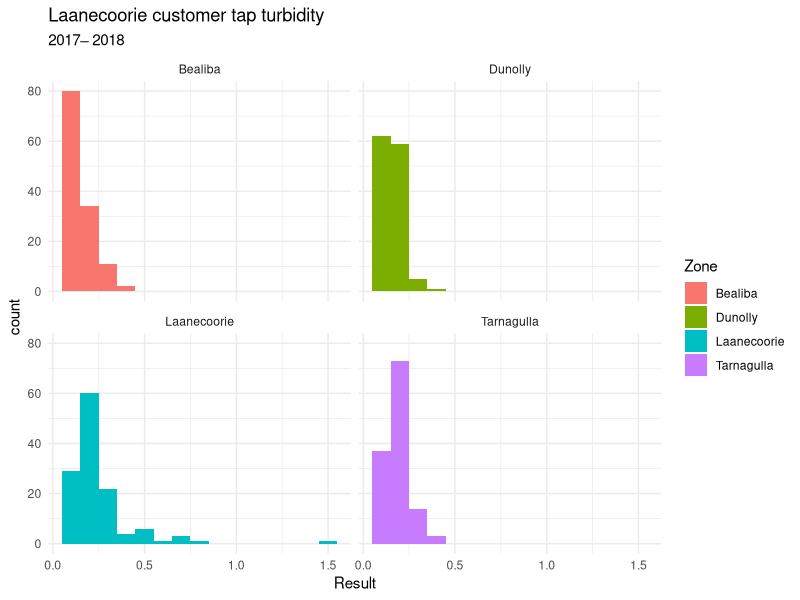
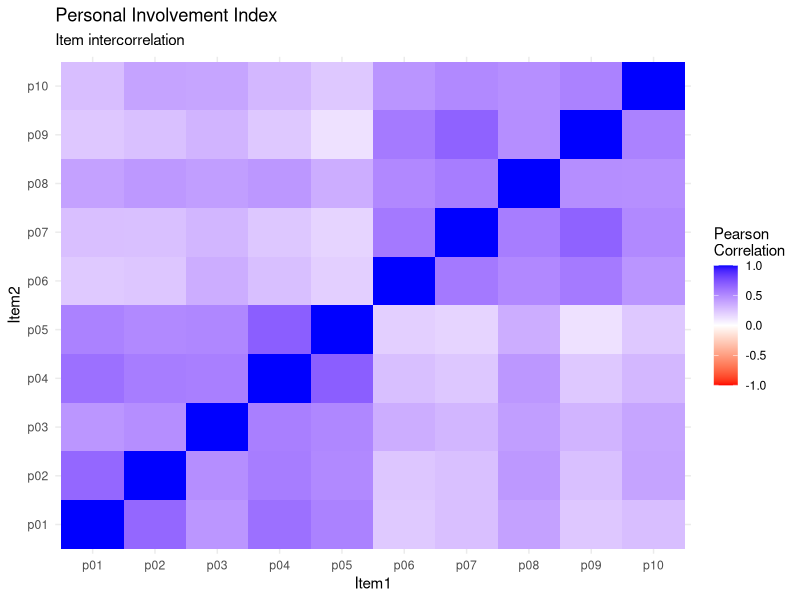
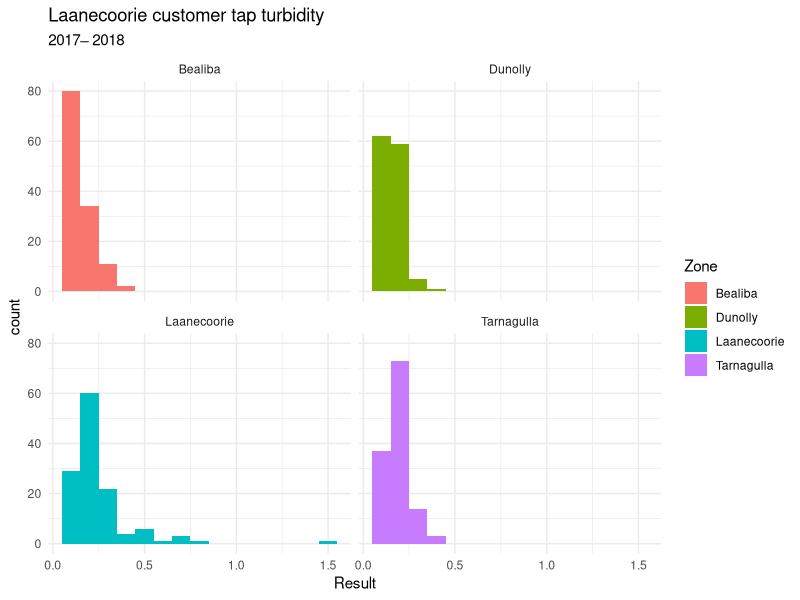
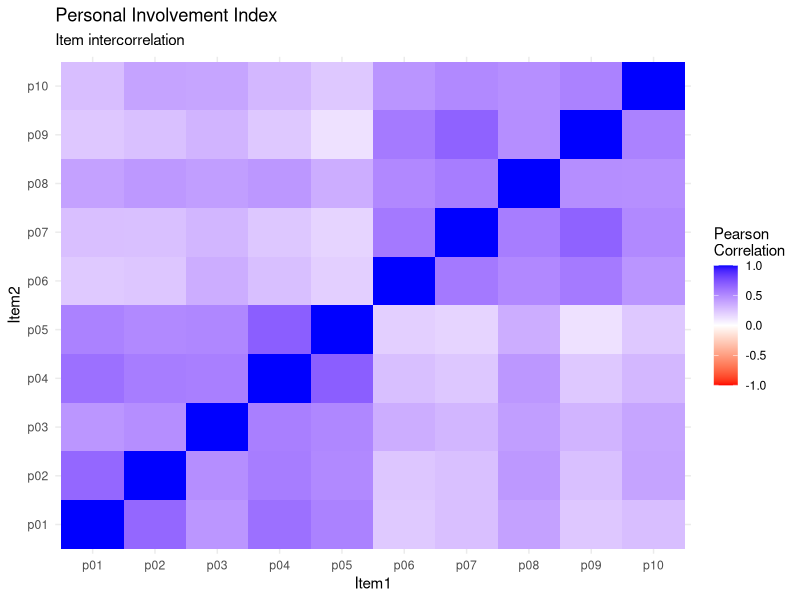

These figures' R source, in order:
## Create illustrations for course summary of book
## used in manuscript/manuscript/session0.md

library(tidyverse)

## Turbidity
turbidity <- read_csv("session2/turbidity_laanecoorie.csv")

ggplot(turbidity, aes(Result, fill = Zone)) +
    geom_histogram(binwidth = .1) +
    facet_wrap(~Zone) +
    labs(title = "Laanecoorie customer tap turbidity",
         subtitle = "2017\U2012 2018") +
    theme_minimal()

ggsave("manuscript/resources/introduction/turbidity.png", width = 6, height = 4)

## Consumers
rawdata <- read_csv("session3/Customer_Perception_USA.csv")

pii <- rawdata[-1, ] %>%
    type_convert() %>%
    filter(is.na(term)) %>%
    select(22:31)
pii[,c(1,2,7,8,9,10)] <-8 - pii[,c(1,2,7,8,9,10)]

pii_cor <- cor(pii, use = "complete.obs") %>%
    as_tibble() %>%
    mutate(Item1 = names(pii)) %>%
    gather("Item2", "Correlation", -Item1)

ggplot(pii_cor, aes(Item1, Item2, fill = Correlation)) +
    geom_tile() +
    scale_fill_gradient2(low = "red", high = "blue", mid = "white", 
                         midpoint = 0, limit = c(-1,1), space = "Lab", 
                         name="Pearson\nCorrelation") +
    labs(title = "Personal Involvement Index",
         subtitle = "Item intercorrelation") + 
    theme_minimal()

ggsave("manuscript/resources/introduction/involvement.png", width = 4, height = 4)

## Digital Meters
